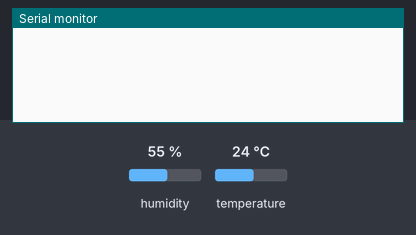
Bench run of a sketch on a simulated ESP32. On the bench: the last lines printed to the serial monitor. The inputs (shaded band) are chosen by the test bench; at power-on: temperature 24 °C, humidity 55 %.

Above: at 3.2 s.
3.3 s: temperature set to 12 °C
At 4.4 s:
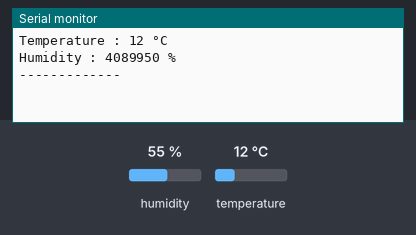
6.3 s: temperature set to 19 °C
At 9.2 s:
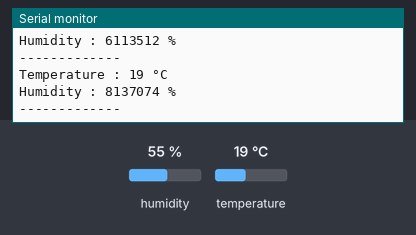
Timing chart, 0 to 10.7 s (numbered marks = the images above; inputs shaded):
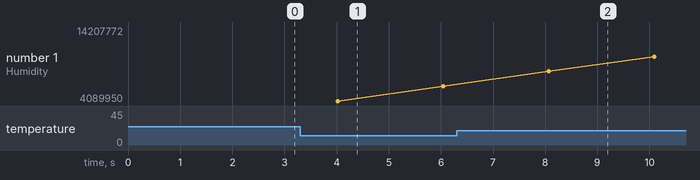

The sketch:

testDHT11.ino
```cpp
#include <DHT.h>

int DHTPIN = 2;
int DHTTYPE = DHT11;

DHT dht(DHTPIN, DHTTYPE);

float temp;
float humd;

void get_DHT11(){
  temp = dht.readTemperature();
  humd = dht.readHumidity();

  Serial.printf("Temperature : %.f °C\n", temp);
  Serial.printf("Humidity : %d %%\n", humd);
  Serial.println("-------------");
}

void setup() {
  Serial.begin(9600);
  dht.begin();
  delay(2000);
}

void loop() {
  delay(2000);
  get_DHT11();

}
```

Measured:
- after the input at 3.3 s, the serial monitor: prints a new line after 0.72 s (image 1)
- after the input at 6.3 s, the serial monitor: prints a new line after 1.8 s (image 2)
